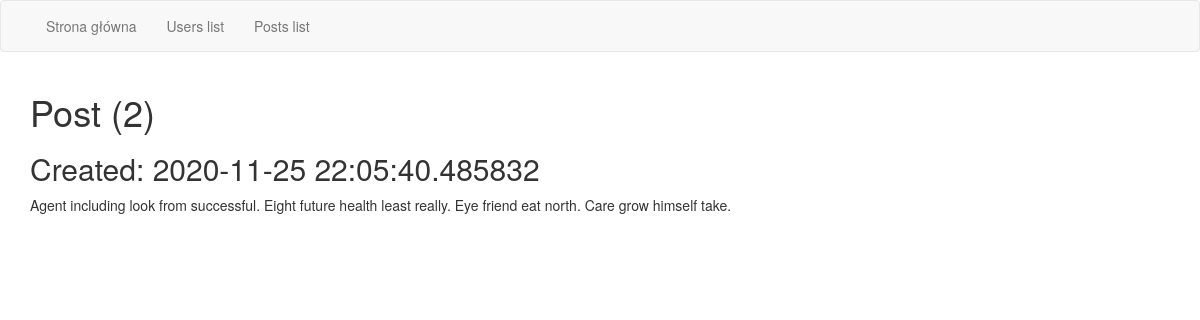
Page /posts/2/ on the committed database.
### ml_runner/models.py (models this page shows)
class Post(db.Model):
    id = db.Column(db.Integer, primary_key=True)
    content = db.Column(db.Text(), nullable=False)
    creation_date = db.Column(db.DateTime(), nullable=False, default=datetime.now)

### ml_runner/main/views.py (the view)
@bp.route('/posts/<int:post_id>/')
def post_details(post_id):
    post = Post.query.get_or_404(post_id)
    return render_template('post_details.html', post=post)

### ml_runner/templates/post_details.html
{% extends "base.html" %}
{% block custom_content %}
  <h1>Post ({{ post.id }})</h1>
  <h2>Created: {{ post.creation_date }}</h2>
  <span>{{ post.content }}</span>
{% endblock %}

### rows in the picture
Post: id "2", creation_date "2020-11-25 22:05:40.485832", content "Agent including look from successful. Eight future health least really. Eye friend eat north. Care grow himself take."
